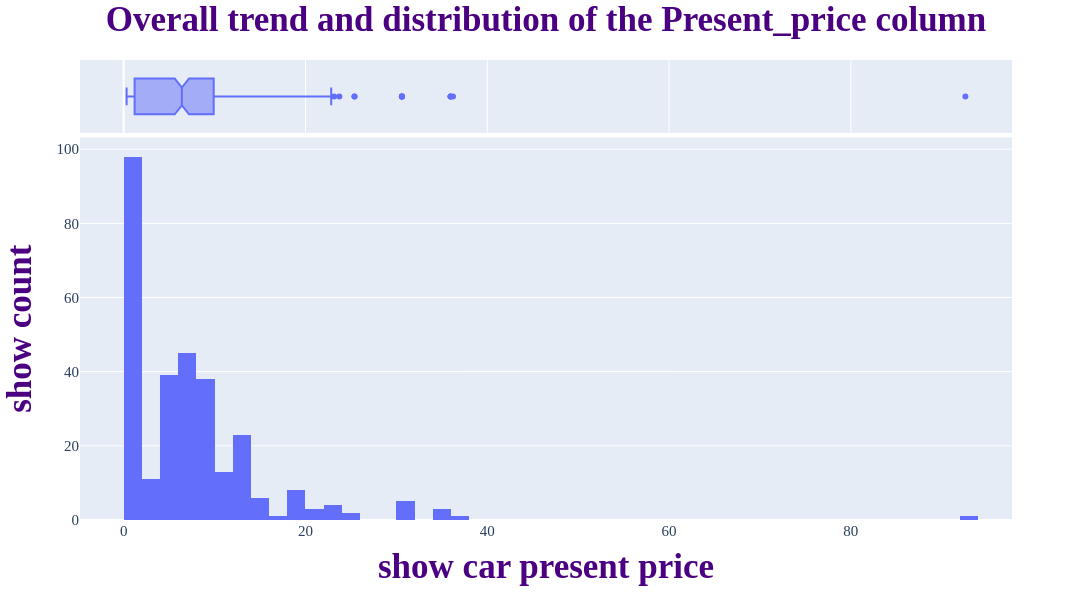

Source (notebook cell):
### Code cell
# histogram in plotly
fig = px.histogram(df, x='Present_Price', marginal='box')



# General chart changes
fig.update_layout(
    width=1100,
    height=600,
    font_size=15,
    font_family='times New Roman',
    barcornerradius=0,


    # title
    title="Overall trend and distribution of the Present_price column",
    title_font_size=35,
    title_font_color='indigo',
    title_font_weight='bold',
    title_x=0.5,
    title_y=0.99,
    


     # xaxis
    xaxis_title="show car present price",
    xaxis_title_font_size=35,
    xaxis_title_font_weight='bold',
    xaxis_title_font_color='indigo',

    
    # yaxis
    yaxis_title="show count",
    yaxis_title_font_size=35,
    yaxis_title_font_weight='bold',
    yaxis_title_font_color='indigo'
)



# show result
fig.show()

### Figure 1 — Plotly figure (JSON) as saved in the notebook; plotly's stock layout.template omitted (floating-point values rounded to 4 significant figures; data arrays with more than 128 entries replaced by an {"elided": "..."} marker saying what was removed)
{"data": [{"bingroup": "x", "hovertemplate": "Present_Price=%{x}<br>count=%{y}<extra></extra>", "legendgroup": "", "marker": {"color": "#636efa", "pattern": {"shape": ""}}, "name": "", "orientation": "v", "showlegend": false, "type": "histogram", "x": {"elided": "301 float values"}, "xaxis": "x", "yaxis": "y"}, {"hovertemplate": "Present_Price=%{x}<extra></extra>", "legendgroup": "", "marker": {"color": "#636efa"}, "name": "", "notched": true, "showlegend": false, "type": "box", "x": {"elided": "301 float values"}, "xaxis": "x2", "yaxis": "y2"}], "layout": {"barcornerradius": 0, "barmode": "relative", "font": {"family": "times New Roman", "size": 15}, "height": 600, "legend": {"tracegroupgap": 0}, "margin": {"t": 60}, "title": {"font": {"color": "indigo", "size": 35, "weight": "bold"}, "text": "Overall trend and distribution of the Present_price column", "x": 0.5, "y": 0.99}, "width": 1100, "xaxis": {"anchor": "y", "domain": [0, 1], "title": {"font": {"color": "indigo", "size": 35, "weight": "bold"}, "text": "show car present price"}}, "xaxis2": {"anchor": "y2", "domain": [0, 1], "matches": "x", "showgrid": true, "showticklabels": false}, "yaxis": {"anchor": "x", "domain": [0, 0.8316], "title": {"font": {"color": "indigo", "size": 35, "weight": "bold"}, "text": "show count"}}, "yaxis2": {"anchor": "x2", "domain": [0.8416, 1], "matches": "y2", "showgrid": false, "showline": false, "showticklabels": false, "ticks": ""}}}
